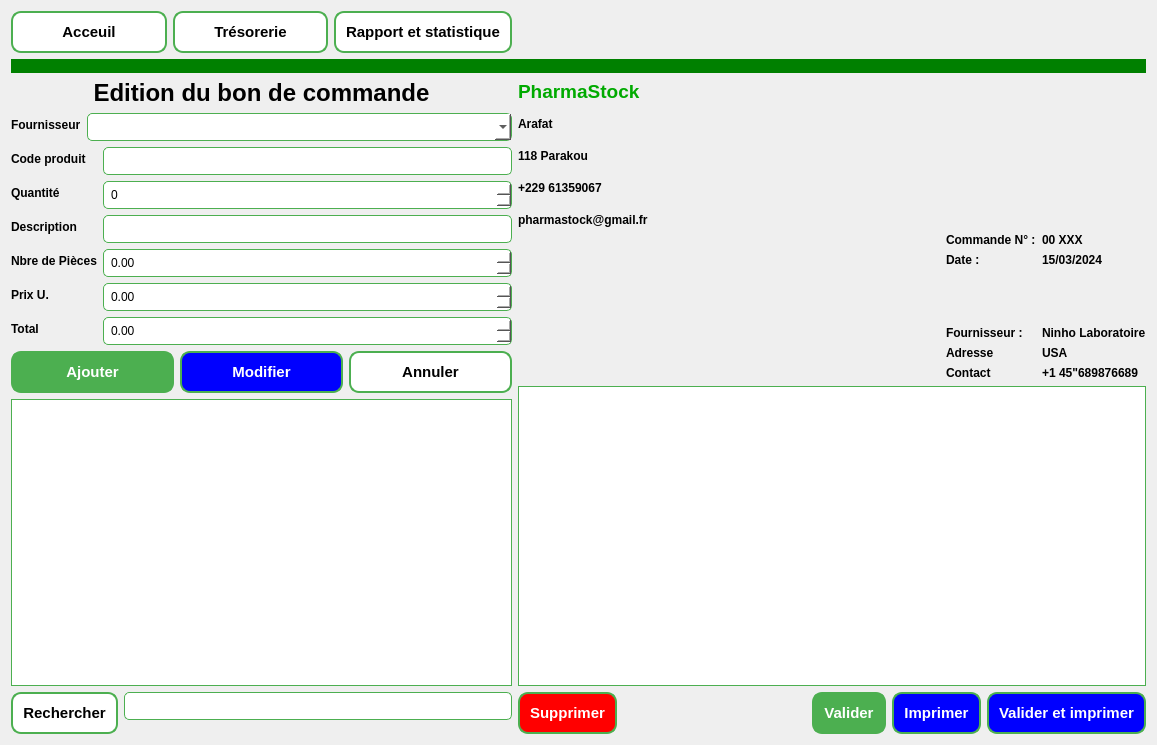
<?xml version="1.0" encoding="UTF-8"?>
<ui version="4.0">
 <class>editionBonCommandes</class>
 <widget class="QWidget" name="editionBonCommandes">
  <property name="geometry">
   <rect>
    <x>0</x>
    <y>0</y>
    <width>1157</width>
    <height>745</height>
   </rect>
  </property>
  <property name="windowTitle">
   <string>Edition bon de commande</string>
  </property>
  <property name="windowIcon">
   <iconset resource="images.qrc">
    <normaloff>:/images/BonCommandes.jpg</normaloff>:/images/BonCommandes.jpg</iconset>
  </property>
  <property name="styleSheet">
   <string notr="true">/* Style pour les QPushButton */
QPushButton {
    background-color: #4CAF50;  /* Vert */
    color: white;
    border: 2px solid #4CAF50;
    border-radius: 10px;
    padding: 10px;
	font-weight: bold;
	font-size: 15px
}

QPushButton:hover {
    background-color: #45a049;  /* Vert plus foncé */
}

QPushButton:pressed {
    background-color: #388E3C;  /* Vert encore plus foncé */
}

/* Style pour les QLineEdit */
QLineEdit {
    background-color: white;
    border: 1px solid #4CAF50;
    padding: 5px;
    border-radius: 5px;
    color: black;
}

QComboBox{
	background-color: white;
    border: 1px solid #4CAF50;
    padding: 5px;
    border-radius: 5px;
    color: black;
}

/* Style pour les QDateEdit */
QDateEdit {
    background-color: white;
    border: 1px solid #4CAF50;
    padding: 5px;
    border-radius: 5px;
    color: black;
}

/* Style pour les QSpinBox */
QSpinBox {
    background-color: white;
    border: 1px solid #4CAF50;
    padding: 5px;
    border-radius: 5px;
    color: black;
}

/* Style pour les QDoubleSpinBox */
QDoubleSpinBox {
    background-color: white;
    border: 1px solid #4CAF50;
    padding: 5px;
    border-radius: 5px;
    color: black;
}

/* Style pour le QTableView */
QTableView {
    background-color: white;
    gridline-color: #4CAF50;
    border: 1px solid #4CAF50;
	color:black;

}
QTableView:pressed {
	bacground-color:rgb(188, 188, 188);
	 gridline-color: #4CAF50;
    border: 1px solid #4CAF50;
	color:black;
}


QHeaderView::section {
    background-color: #4CAF50;
    color: white;
    padding: 4px;
    border: 1px solid #4CAF50;
}

/* Style pour les QLabel */
QLabel {
    color: black;
    font-weight: bold;
}
</string>
  </property>
  <layout class="QGridLayout" name="gridLayout_3">
   <item row="0" column="0">
    <layout class="QHBoxLayout" name="horizontalLayout">
     <item>
      <widget class="QPushButton" name="Accueil">
       <property name="styleSheet">
        <string notr="true">background-color:white;
color:black;</string>
       </property>
       <property name="text">
        <string>Acceuil</string>
       </property>
      </widget>
     </item>
     <item>
      <widget class="QPushButton" name="tresorerie">
       <property name="styleSheet">
        <string notr="true">background-color:white;
color:black;</string>
       </property>
       <property name="text">
        <string>Trésorerie</string>
       </property>
      </widget>
     </item>
     <item>
      <widget class="QPushButton" name="rapport_statistique">
       <property name="styleSheet">
        <string notr="true">background-color:white;
color:black;</string>
       </property>
       <property name="text">
        <string>Rapport et statistique</string>
       </property>
      </widget>
     </item>
    </layout>
   </item>
   <item row="0" column="1">
    <spacer name="horizontalSpacer">
     <property name="orientation">
      <enum>Qt::Horizontal</enum>
     </property>
     <property name="sizeHint" stdset="0">
      <size>
       <width>628</width>
       <height>20</height>
      </size>
     </property>
    </spacer>
   </item>
   <item row="1" column="0" colspan="2">
    <widget class="QLabel" name="label_16">
     <property name="styleSheet">
      <string notr="true">background-color: green;</string>
     </property>
     <property name="text">
      <string/>
     </property>
    </widget>
   </item>
   <item row="2" column="0">
    <layout class="QVBoxLayout" name="verticalLayout_3">
     <item>
      <widget class="QLabel" name="label_6">
       <property name="text">
        <string>&lt;html&gt;&lt;head/&gt;&lt;body&gt;&lt;p&gt;&lt;span style=&quot; font-size:18pt; font-weight:600;&quot;&gt;Edition  du bon de commande&lt;/span&gt;&lt;/p&gt;&lt;/body&gt;&lt;/html&gt;</string>
       </property>
       <property name="alignment">
        <set>Qt::AlignCenter</set>
       </property>
      </widget>
     </item>
     <item>
      <layout class="QFormLayout" name="formLayout_6">
       <item row="0" column="0">
        <widget class="QLabel" name="label_17">
         <property name="text">
          <string>Fournisseur</string>
         </property>
        </widget>
       </item>
       <item row="0" column="1">
        <widget class="QComboBox" name="fournisseur_comboBox"/>
       </item>
      </layout>
     </item>
     <item>
      <layout class="QVBoxLayout" name="verticalLayout_2">
       <item>
        <layout class="QFormLayout" name="formLayout">
         <item row="2" column="0">
          <widget class="QLabel" name="label_2">
           <property name="text">
            <string>Quantité</string>
           </property>
          </widget>
         </item>
         <item row="2" column="1">
          <widget class="QSpinBox" name="qte_spinBox">
           <property name="maximum">
            <number>1000000000</number>
           </property>
          </widget>
         </item>
         <item row="3" column="0">
          <widget class="QLabel" name="label_3">
           <property name="text">
            <string>Description</string>
           </property>
          </widget>
         </item>
         <item row="3" column="1">
          <widget class="QLineEdit" name="description_lineEdit"/>
         </item>
         <item row="6" column="0">
          <widget class="QLabel" name="label_4">
           <property name="text">
            <string>Prix U.</string>
           </property>
          </widget>
         </item>
         <item row="6" column="1">
          <widget class="QDoubleSpinBox" name="prixUnitaire_doubleSpinBox">
           <property name="maximum">
            <double>10000000000000000000000.000000000000000</double>
           </property>
          </widget>
         </item>
         <item row="7" column="0">
          <widget class="QLabel" name="label_5">
           <property name="text">
            <string>Total</string>
           </property>
          </widget>
         </item>
         <item row="7" column="1">
          <widget class="QDoubleSpinBox" name="total_doubleSpinBox">
           <property name="maximum">
            <double>999999999999999945575230987042816.000000000000000</double>
           </property>
          </widget>
         </item>
         <item row="1" column="1">
          <widget class="QLineEdit" name="codeproduit_lineEdit"/>
         </item>
         <item row="1" column="0">
          <widget class="QLabel" name="label_18">
           <property name="text">
            <string>Code produit</string>
           </property>
          </widget>
         </item>
         <item row="5" column="1">
          <widget class="QDoubleSpinBox" name="nbrePieces_doubleSpinBox">
           <property name="maximum">
            <double>9999.000000000000000</double>
           </property>
          </widget>
         </item>
         <item row="5" column="0">
          <widget class="QLabel" name="label_19">
           <property name="text">
            <string>Nbre de Pièces</string>
           </property>
          </widget>
         </item>
        </layout>
       </item>
       <item>
        <layout class="QHBoxLayout" name="horizontalLayout_2">
         <item>
          <widget class="QPushButton" name="pushButton_4">
           <property name="text">
            <string>Ajouter</string>
           </property>
          </widget>
         </item>
         <item>
          <widget class="QPushButton" name="modify_pushButton">
           <property name="styleSheet">
            <string notr="true">background-color:blue;
color:white;</string>
           </property>
           <property name="text">
            <string>Modifier</string>
           </property>
          </widget>
         </item>
         <item>
          <widget class="QPushButton" name="pushButton_6">
           <property name="styleSheet">
            <string notr="true">background-color:white;
color:black;</string>
           </property>
           <property name="text">
            <string>Annuler</string>
           </property>
          </widget>
         </item>
        </layout>
       </item>
      </layout>
     </item>
     <item>
      <widget class="QTableView" name="tableView_2">
       <property name="frameShape">
        <enum>QFrame::WinPanel</enum>
       </property>
       <property name="frameShadow">
        <enum>QFrame::Plain</enum>
       </property>
      </widget>
     </item>
     <item>
      <layout class="QFormLayout" name="formLayout_4">
       <item row="0" column="1">
        <widget class="QLineEdit" name="lineEdit_2"/>
       </item>
       <item row="0" column="0">
        <widget class="QPushButton" name="search_pushButton">
         <property name="styleSheet">
          <string notr="true">background-color:white;
color:black;</string>
         </property>
         <property name="text">
          <string>Rechercher</string>
         </property>
        </widget>
       </item>
      </layout>
     </item>
    </layout>
   </item>
   <item row="2" column="1">
    <layout class="QGridLayout" name="gridLayout_2">
     <item row="0" column="0">
      <layout class="QGridLayout" name="gridLayout">
       <item row="0" column="0" rowspan="2">
        <layout class="QVBoxLayout" name="verticalLayout">
         <item>
          <widget class="QLabel" name="label_7">
           <property name="text">
            <string>&lt;html&gt;&lt;head/&gt;&lt;body&gt;&lt;p&gt;&lt;span style=&quot; font-size:14pt; font-weight:600; color:#00aa00;&quot;&gt;PharmaStock&lt;/span&gt;&lt;/p&gt;&lt;/body&gt;&lt;/html&gt;</string>
           </property>
          </widget>
         </item>
         <item>
          <widget class="QLabel" name="label_9">
           <property name="text">
            <string>Arafat</string>
           </property>
          </widget>
         </item>
         <item>
          <widget class="QLabel" name="label_8">
           <property name="text">
            <string>118 Parakou</string>
           </property>
          </widget>
         </item>
         <item>
          <widget class="QLabel" name="label">
           <property name="text">
            <string>+229 61359067</string>
           </property>
          </widget>
         </item>
         <item>
          <widget class="QLabel" name="label_10">
           <property name="text">
            <string>pharmastock@gmail.fr</string>
           </property>
          </widget>
         </item>
        </layout>
       </item>
       <item row="0" column="2">
        <spacer name="verticalSpacer_2">
         <property name="orientation">
          <enum>Qt::Vertical</enum>
         </property>
         <property name="sizeHint" stdset="0">
          <size>
           <width>20</width>
           <height>40</height>
          </size>
         </property>
        </spacer>
       </item>
       <item row="1" column="1" rowspan="2">
        <spacer name="horizontalSpacer_2">
         <property name="orientation">
          <enum>Qt::Horizontal</enum>
         </property>
         <property name="sizeHint" stdset="0">
          <size>
           <width>128</width>
           <height>20</height>
          </size>
         </property>
        </spacer>
       </item>
       <item row="1" column="2" rowspan="2">
        <layout class="QFormLayout" name="formLayout_3">
         <item row="0" column="0">
          <widget class="QLabel" name="label_11">
           <property name="text">
            <string>&lt;html&gt;&lt;head/&gt;&lt;body&gt;&lt;p&gt;&lt;span style=&quot; font-size:9pt; font-weight:600;&quot;&gt;Commande N° :&lt;/span&gt;&lt;/p&gt;&lt;/body&gt;&lt;/html&gt;</string>
           </property>
          </widget>
         </item>
         <item row="0" column="1">
          <widget class="QLabel" name="numeroCommandeLabel">
           <property name="text">
            <string>00 XXX</string>
           </property>
          </widget>
         </item>
         <item row="1" column="0">
          <widget class="QLabel" name="label_12">
           <property name="text">
            <string>&lt;html&gt;&lt;head/&gt;&lt;body&gt;&lt;p&gt;&lt;span style=&quot; font-size:9pt; font-weight:600;&quot;&gt;Date :&lt;/span&gt;&lt;/p&gt;&lt;/body&gt;&lt;/html&gt;</string>
           </property>
          </widget>
         </item>
         <item row="1" column="1">
          <widget class="QLabel" name="DateLabel">
           <property name="text">
            <string>15/03/2024</string>
           </property>
          </widget>
         </item>
         <item row="2" column="0">
          <spacer name="verticalSpacer">
           <property name="orientation">
            <enum>Qt::Vertical</enum>
           </property>
           <property name="sizeHint" stdset="0">
            <size>
             <width>20</width>
             <height>40</height>
            </size>
           </property>
          </spacer>
         </item>
         <item row="3" column="0">
          <widget class="QLabel" name="label_13">
           <property name="text">
            <string>&lt;html&gt;&lt;head/&gt;&lt;body&gt;&lt;p&gt;&lt;span style=&quot; font-size:9pt; font-weight:600;&quot;&gt;Fournisseur :&lt;/span&gt;&lt;/p&gt;&lt;/body&gt;&lt;/html&gt;</string>
           </property>
          </widget>
         </item>
         <item row="3" column="1">
          <widget class="QLabel" name="NomFournisseurLabel">
           <property name="text">
            <string>Ninho Laboratoire</string>
           </property>
          </widget>
         </item>
         <item row="4" column="0">
          <widget class="QLabel" name="label_14">
           <property name="text">
            <string>Adresse</string>
           </property>
          </widget>
         </item>
         <item row="5" column="0">
          <widget class="QLabel" name="label_15">
           <property name="text">
            <string>Contact</string>
           </property>
          </widget>
         </item>
         <item row="4" column="1">
          <widget class="QLabel" name="AdresseFournisseurLabel">
           <property name="text">
            <string>USA</string>
           </property>
          </widget>
         </item>
         <item row="5" column="1">
          <widget class="QLabel" name="ContactFournisseurLabel">
           <property name="text">
            <string>+1 45&quot;689876689</string>
           </property>
          </widget>
         </item>
        </layout>
       </item>
       <item row="2" column="0">
        <spacer name="verticalSpacer_3">
         <property name="orientation">
          <enum>Qt::Vertical</enum>
         </property>
         <property name="sizeHint" stdset="0">
          <size>
           <width>20</width>
           <height>88</height>
          </size>
         </property>
        </spacer>
       </item>
      </layout>
     </item>
     <item row="1" column="0">
      <widget class="QTableView" name="tableView"/>
     </item>
     <item row="2" column="0">
      <layout class="QHBoxLayout" name="horizontalLayout_3">
       <item>
        <widget class="QPushButton" name="delete_pushButton">
         <property name="styleSheet">
          <string notr="true">background-color:red;
color:white;</string>
         </property>
         <property name="text">
          <string>Supprimer</string>
         </property>
        </widget>
       </item>
       <item>
        <spacer name="horizontalSpacer_3">
         <property name="orientation">
          <enum>Qt::Horizontal</enum>
         </property>
         <property name="sizeHint" stdset="0">
          <size>
           <width>40</width>
           <height>20</height>
          </size>
         </property>
        </spacer>
       </item>
       <item>
        <widget class="QPushButton" name="valider_pushButton">
         <property name="text">
          <string>Valider</string>
         </property>
        </widget>
       </item>
       <item>
        <widget class="QPushButton" name="print_pushButton">
         <property name="styleSheet">
          <string notr="true">background-color:blue;
color:white;</string>
         </property>
         <property name="text">
          <string>Imprimer</string>
         </property>
        </widget>
       </item>
       <item>
        <widget class="QPushButton" name="validerEtImprimer_pushButton">
         <property name="styleSheet">
          <string notr="true">background-color:blue;
color:white;</string>
         </property>
         <property name="text">
          <string>Valider et imprimer</string>
         </property>
        </widget>
       </item>
      </layout>
     </item>
    </layout>
   </item>
  </layout>
  <zorder>label_16</zorder>
  <zorder>horizontalSpacer</zorder>
  <zorder></zorder>
 </widget>
 <resources>
  <include location="images.qrc"/>
 </resources>
 <connections/>
</ui>
